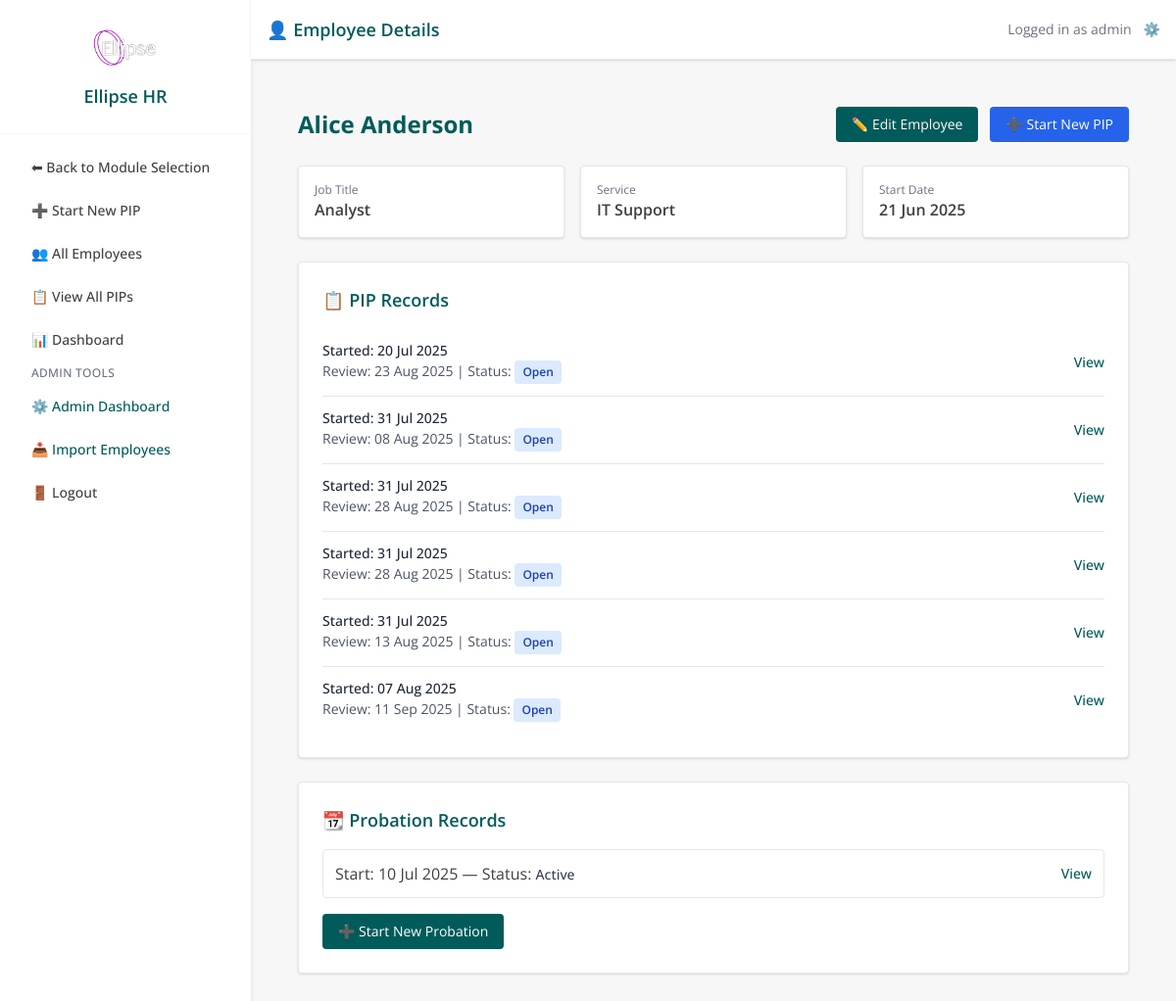
Page /employee/1 (signed in) on the earlier database version.
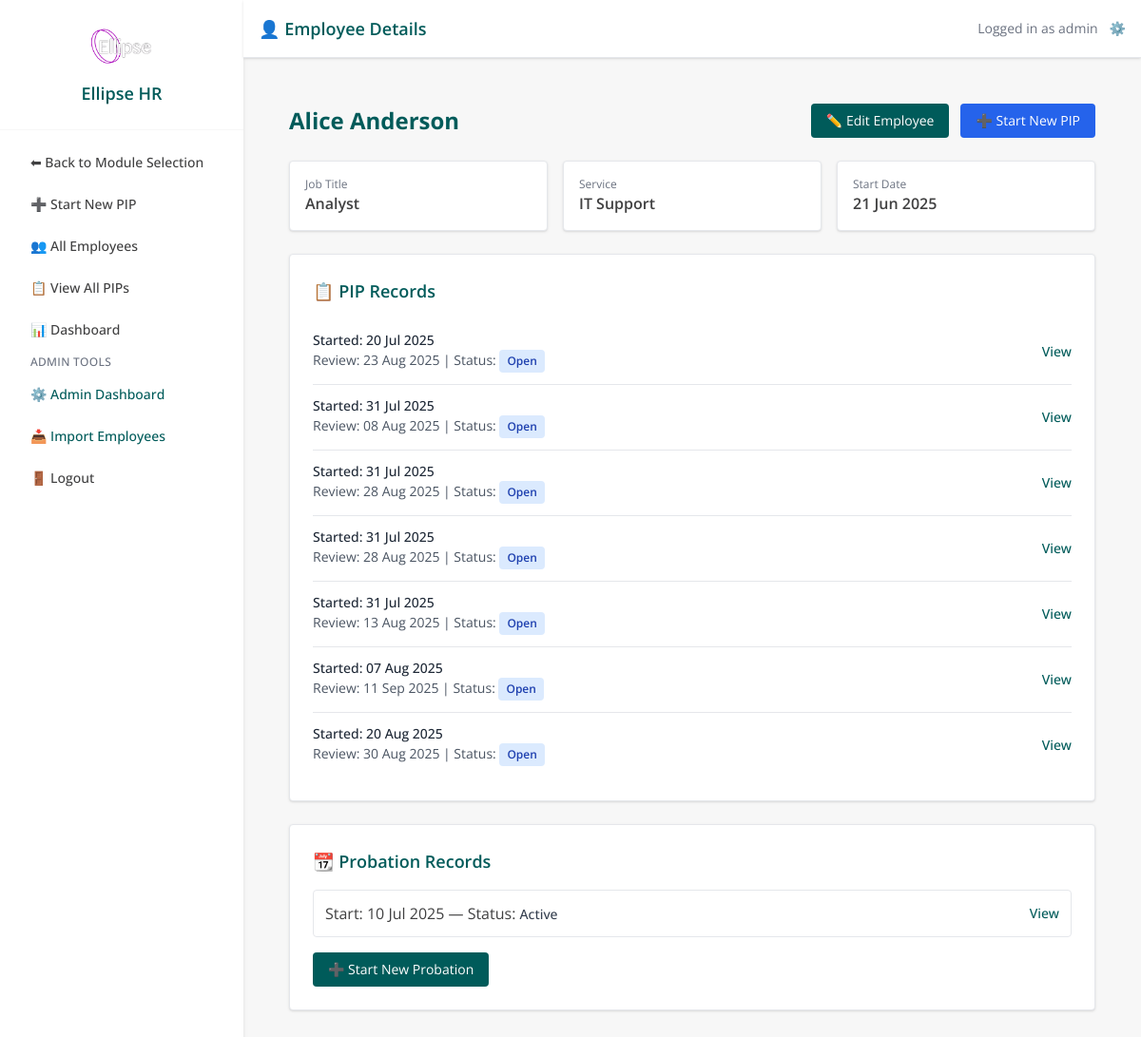
Same page on the later database version.
### models.py (models this page shows)
class PIPRecord(db.Model):
    __tablename__ = 'pip_record'
    id = db.Column(db.Integer, primary_key=True)
    employee_id = db.Column(db.Integer, db.ForeignKey('employee.id'), nullable=False)
    concerns = db.Column(db.Text, nullable=False)
    start_date = db.Column(db.Date, nullable=False)
    review_date = db.Column(db.Date, nullable=False)
    meeting_notes = db.Column(db.Text)
    status = db.Column(db.String(20), default='Open')
    created_by = db.Column(db.String(100))
    created_at = db.Column(db.DateTime, default=datetime.utcnow)
    last_updated = db.Column(db.DateTime, default=datetime.utcnow, onupdate=datetime.utcnow)
    ai_advice = db.Column(db.Text)
    ai_advice_generated_at = db.Column(db.DateTime)
    capability_meeting_date = db.Column(db.DateTime, nullable=True)
    capability_meeting_time = db.Column(db.String, nullable=True)
    capability_meeting_venue = db.Column(db.String, nullable=True)
    concern_category = db.Column(db.String(100))
    severity = db.Column(db.String(50))
    frequency = db.Column(db.String(50))
    tags = db.Column(db.Text)
    employee = db.relationship('Employee', back_populates='pips')
    action_items = db.relationship(
        'PIPActionItem',
        back_populates='pip_record',
        cascade='all, delete-orphan',
        lazy=True
    )
    timeline_events = db.relationship(
        'TimelineEvent',
        back_populates='pip_record',
        cascade='all, delete-orphan',
        lazy=True
    )

class ProbationRecord(db.Model):
    id = db.Column(db.Integer, primary_key=True)
    employee_id = db.Column(db.Integer, db.ForeignKey('employee.id'), nullable=False)
    start_date = db.Column(db.Date, nullable=False)
    expected_end_date = db.Column(db.Date, nullable=False)
    status = db.Column(db.String(50), default="Active")  # Active, Extended, Completed, Failed
    notes = db.Column(db.Text)
    created_at = db.Column(db.DateTime, default=datetime.utcnow)
    last_updated = db.Column(db.DateTime, default=datetime.utcnow, onupdate=datetime.utcnow)
    reviews = db.relationship('ProbationReview', backref='probation', lazy=True, cascade="all, delete-orphan")
    plans = db.relationship('ProbationPlan', backref='probation', lazy=True, cascade="all, delete-orphan")
    employee = db.relationship('Employee', backref=db.backref('probation_records', lazy=True))

### app.py (the view)
@app.route('/employee/<int:employee_id>')
@login_required
def employee_detail(employee_id):
    employee = Employee.query.options(db.joinedload(Employee.pips)).get_or_404(employee_id)
    if current_user.admin_level == 0 and employee.team_id != current_user.team_id:
        flash('Access denied')
        return redirect(url_for('dashboard'))
    return render_template('employee_detail.html', employee=employee)

### app.py (called while the page is built)
@app.context_processor
def inject_module():
    return dict(active_module=session.get('active_module'))

@login_manager.user_loader
def load_user(user_id):
    return db.session.get(User, int(user_id))

@app.before_request
def set_active_module():
    path = request.path.lower()
    if path.startswith('/pip/') or \
       path.startswith('/employee/') or \
       path in ['/dashboard', '/pip_list', '/employee/list', '/employee/add', '/pip/select-employee']:
        session['active_module'] = 'PIP'
    elif path.startswith('/probation/'):
        session['active_module'] = 'Probation'
    elif path == '/':
        session.pop('active_module', None)

### models.py (called while the page is built)
    def is_superuser(self):
        return self.admin_level == 2

### templates/employee_detail.html (shortened to what this page needs)
{% extends "base.html" %}
{% block page_title %}👤 Employee Details{% endblock %}
{% block content %}
<div class="max-w-5xl mx-auto p-6 space-y-6">
  <div class="flex justify-between items-center">
    <h1 class="text-2xl font-bold text-ellipse-teal">
      {{ employee.first_name }} {{ employee.last_name }}
    </h1>
    <div class="flex gap-3">
      <a href="{{ url_for('edit_employee', employee_id=employee.id) }}"
         class="inline-flex items-center bg-ellipse-teal text-white px-4 py-2 rounded hover:bg-ellipse-hover text-sm">
        ✏️ Edit Employee
      </a>
      <button onclick="openPipModal()" class="inline-flex items-center bg-blue-600 text-white px-4 py-2 rounded hover:bg-blue-700 text-sm">
        ➕ Start New PIP
      </button>
    </div>
  </div>
  <div class="grid grid-cols-1 md:grid-cols-3 gap-4">
    <div class="bg-white p-4 rounded shadow border">
      <p class="text-xs text-gray-500">Job Title</p>
      <p class="text-base font-semibold">{{ employee.job_title }}</p>
    </div>
    <div class="bg-white p-4 rounded shadow border">
      <p class="text-xs text-gray-500">Service</p>
      <p class="text-base font-semibold">{{ employee.service }}</p>
    </div>
    <div class="bg-white p-4 rounded shadow border">
      <p class="text-xs text-gray-500">Start Date</p>
      <p class="text-base font-semibold">{{ employee.start_date.strftime('%d %b %Y') }}</p>
    </div>
  </div>
  <div class="bg-white p-6 rounded shadow border">
    <h2 class="text-lg font-semibold text-ellipse-teal mb-4">📋 PIP Records</h2>
    <ul class="divide-y divide-gray-200">
      {% for pip in employee.pips %}
        <li class="py-3">
          <div class="flex justify-between items-center">
            <div>
              <p class="text-sm font-medium text-gray-800">Started: {{ pip.start_date.strftime('%d %b %Y') }}</p>
              <p class="text-sm text-gray-600">
                Review: {{ pip.review_date.strftime('%d %b %Y') }} |
                Status:
                <span class="inline-block px-2 py-1 rounded text-xs font-semibold
                  {% if pip.status == 'Open' %}bg-blue-100 text-blue-800
                  {% elif pip.status == 'Completed' %}bg-green-100 text-green-800
                  {% elif pip.status == 'Closed' %}bg-gray-200 text-gray-700
                  {% else %}bg-gray-100 text-gray-600
                  {% endif %}">
                  {{ pip.status }}
                </span>
              </p>
            </div>
            <a href="{{ url_for('pip_detail', id=pip.id) }}"
               class="text-sm text-ellipse-teal hover:underline font-medium">
              View
            </a>
          </div>
        </li>
      {% else %}
        <li class="py-3 text-gray-400">No PIPs for this employee.</li>
      {% endfor %}
    </ul>
  </div>
  <div class="bg-white p-6 rounded shadow border">
    <h2 class="text-lg font-semibold text-ellipse-teal mb-4">📆 Probation Records</h2>
    {% if employee.probation_records %}
      <ul class="space-y-2">
        {% for probation in employee.probation_records %}
          <li class="flex justify-between items-center border p-3 rounded hover:bg-ellipse-light transition">
            <span>
              Start: {{ probation.start_date.strftime('%d %b %Y') }} —
              Status:
              <span class="text-sm font-medium text-gray-700">{{ probation.status }}</span>
            </span>
            <a href="{{ url_for('view_probation', id=probation.id) }}"
               class="text-sm text-ellipse-teal hover:underline font-medium">
              View
            </a>
          </li>
        {% endfor %}
      </ul>
    {% else %}
      <p class="text-gray-400 text-sm">No probation records found.</p>
    {% endif %}
    <a href="{{ url_for('create_probation', employee_id=employee.id) }}"
       class="inline-block mt-4 bg-ellipse-teal text-white px-4 py-2 rounded hover:bg-ellipse-hover text-sm">
      ➕ Start New Probation
    </a>
  </div>
</div>
{% endblock %}

Differences in the rows shown:
added PIPRecord: start_date "20 Aug 2025", review_date "30 Aug 2025", status "Open"
